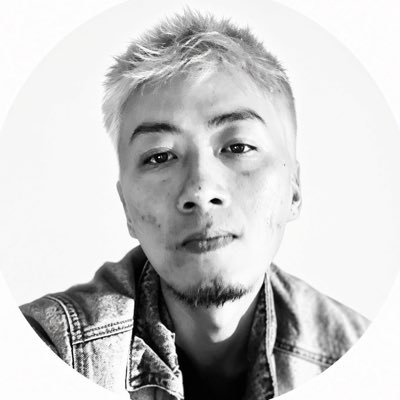
#> input picture scripts/source/portrait.jpg, 400 x 400 px, found by its file name
$ python spiral-portrait.py scripts/source/portrait.jpg
#> lines starting #> are read from the running program, lines starting #| are printed output that depends on the picture; after the words box and inside, x2 and y2 are one past the last pixel; in counts of white or black regions, pixels touching at a corner belong together
"""Make the hero portrait: the face as one red spiral line.

Samples the photograph's tone along an Archimedean spiral (the same walk as
spiralPath() in components/personal/spiral.ts) and writes the tones, 4 bits
each, to components/personal/portrait.ts. The page rebuilds the spiral and
draws it as one pen stroke whose thickness is the tone.

    python scripts/spiral-portrait.py scripts/source/portrait.jpg
"""

import base64
import math
import pathlib
import sys

import numpy as np
from PIL import Image, ImageFilter, ImageOps

ROOT = pathlib.Path(__file__).resolve().parent.parent
OUT = ROOT / "components" / "personal" / "portrait.ts"
TURNS, RADIUS, STEP, GAMMA = 36, 196.0, 1.4, 0.9

im = Image.open(sys.argv[1]).convert("L")
# A square on the face, centred between nose bridge and eyes.
im = im.crop((85, 50, 325, 290)).resize((400, 400), Image.LANCZOS)
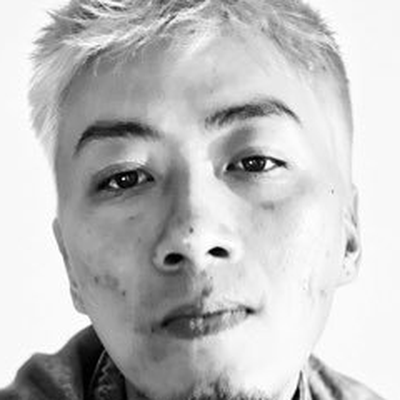
#> im: PIL image 400x400 L; min 0, max 255, mean 191.9
im = ImageOps.autocontrast(im, cutoff=1)
blur = im.filter(ImageFilter.GaussianBlur(14))
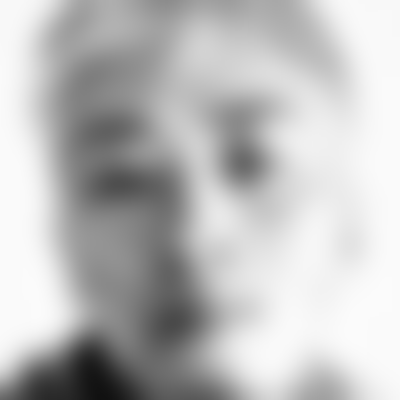
#> blur: PIL image 400x400 L; min 16, max 251, mean 188.6
a = np.asarray(im, float) / 255
b = np.asarray(blur, float) / 255
a = np.clip(a + 0.8 * (a - b), 0, 1)  # local contrast: the features, not the lighting
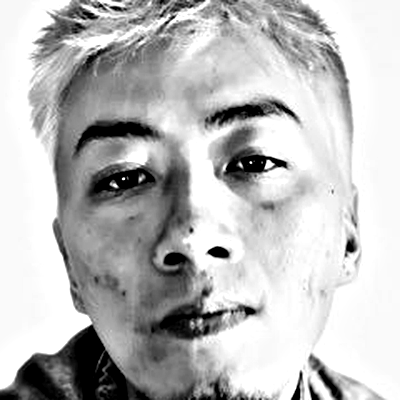
#> a: shape (400, 400) float64; min 0, max 1, mean 0.738
a = np.asarray(Image.fromarray((a * 255).astype(np.uint8)).filter(ImageFilter.GaussianBlur(1.0)), float) / 255
dark = np.clip((1 - a - 0.04) / 0.96, 0, 1) ** GAMMA
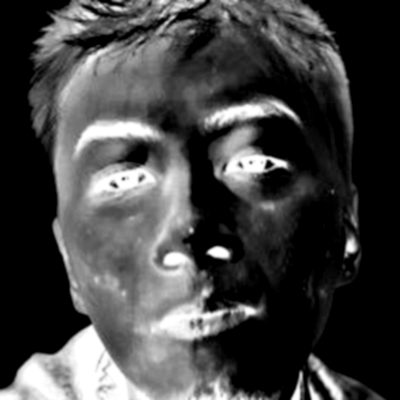
#> dark: shape (400, 400) float64; min 0, max 1, mean 0.263
# The outer rings dissolve into paper.
yy, xx = np.mgrid[:400, :400]
rr = np.hypot(xx - 200, yy - 200) / RADIUS
dark *= np.clip((1 - rr) / 0.1, 0, 1)
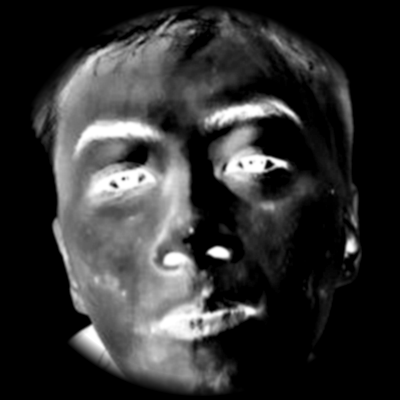
#> dark: shape (400, 400) float64; 16.3% of pixels changed, all inside (x1, y1, x2, y2) = (0, 0, 387, 400)

pitch = RADIUS / TURNS
end = math.pi * 2 * TURNS
tones = []
th = 0.0
while th < end:
    r = pitch * th / (math.pi * 2)
    x, y = 200 + r * math.cos(th), 200 + r * math.sin(th)
    v = dark[min(399, max(0, int(y))), min(399, max(0, int(x)))]
    tones.append(int(round(v * 15)))
    th += STEP / max(r, 2)
#> this loop made 15833 passes
#> v on passes 1 to 3: 0, 0, 0
#> after the loop, th = 226.2; tones = 15833 values, max 15 at index 756, min 0 at index 0, mean 3.88

packed = bytearray((len(tones) + 1) // 2)
for i, t in enumerate(tones):
    packed[i >> 1] |= t << (4 if i & 1 else 0)
#> this loop made 15833 passes
data = base64.b64encode(bytes(packed)).decode()
OUT.write_text(
    "// Generated by scripts/spiral-portrait.py from scripts/source/portrait.jpg.\n"
    "// The photograph's tone along the spiral, 4 bits per sample.\n"
    f"export const portrait = {{\n  turns: {TURNS},\n  radius: {RADIUS:g},\n  step: {STEP:g},\n"
    f"  count: {len(tones)},\n  tones:\n    \"{data}\",\n}};\n",
    encoding="utf-8",
)
#> (the run stopped early here; a loop or call above may not have finished)
